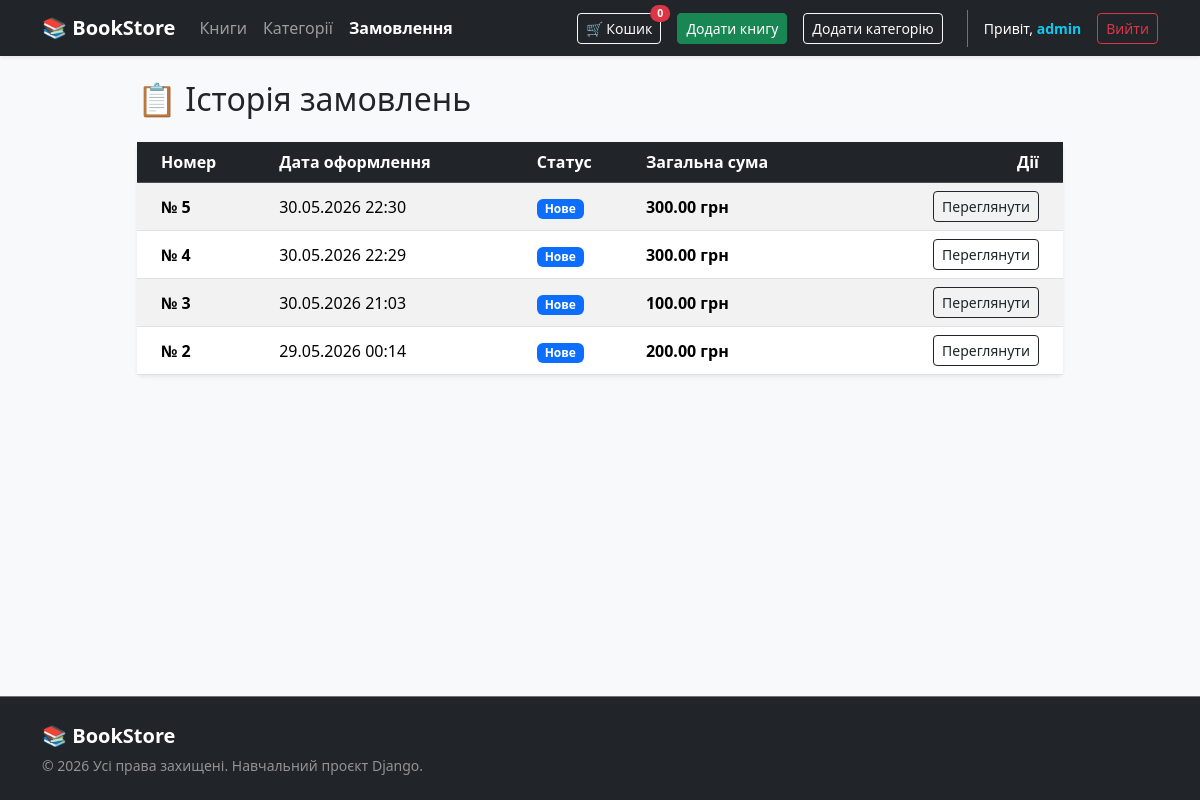
Page /orders/all/ (signed in) on the committed database.
### user/models.py (models this page shows)
class CustomUser(AbstractUser):
    ROLE_CHOICES = [
        ('CUSTOMER', 'Покупець'),
        ('ADMIN', 'Адмін')
    ]
    phone = models.CharField(max_length=15, unique=True, blank=True, null=True)
    role = models.CharField(choices=ROLE_CHOICES,default='CUSTOMER')

### order/models.py (models this page shows, shortened)
class Order(models.Model):
    STATUS_CHOICES = [
        ('new', 'Нове'),
        ('paid', 'Оплачено'),
        ('sent', 'Відправлено'),
        ('cancelled', 'Скасовано'),
    ]
    user = models.ForeignKey(CustomUser,on_delete=models.CASCADE, related_name='orders')
    created_at = models.DateTimeField(auto_now_add=True)
    total_price = models.DecimalField(max_digits=10,decimal_places=2,default=0.00, blank=True)
    status = models.CharField(max_length=20,choices=STATUS_CHOICES,default='new')
    class Meta:
        ordering = ['-created_at']
        verbose_name = "Замовлення"
        verbose_name_plural = "Замовлення"

### order/views.py (the view)
# urls.py: path('all/', OrdersListView.as_view(), name = 'orders_list'),
class OrdersListView(LoginRequiredMixin,ListView):
    model = Order
    paginate_by = 10
    template_name = 'order/orders.html'
    context_object_name = 'orders'
    def get_queryset(self):
        return Order.objects.select_related('user').filter(user=self.request.user).order_by('-id')

### order/templates/order/orders.html (shortened to what this page needs)
{% extends 'base.html' %}
{% block content %}
<div class="row justify-content-center">
    <div class="col-md-10">
        <h2 class="mb-4">📋 Історія замовлень</h2>
        <div class="card shadow-sm border-0">
            <div class="card-body p-0">
                <table class="table table-hover table-striped mb-0 align-middle">
                    <thead class="table-dark">
                        <tr>
                            <th scope="col" class="ps-4">Номер</th>
                            <th scope="col">Дата оформлення</th>
                            <th scope="col">Статус</th>
                            <th scope="col">Загальна сума</th>
                            <th scope="col" class="text-end pe-4">Дії</th>
                        </tr>
                    </thead>
                    <tbody>
                        {% for order in orders %}
                            <tr>
                                <th scope="row" class="ps-4">№ {{ order.id }}</th>
                                <td>{{ order.created_at|date:"d.m.Y H:i" }}</td>
                                <td>
                                    {% if order.status == 'new' %}
                                        <span class="badge bg-primary">Нове</span>
                                    {% elif order.status == 'paid' %}
                                        <span class="badge bg-success">Оплачено</span>
                                    {% elif order.status == 'sent' %}
                                        <span class="badge bg-info text-dark">Відправлено</span>
                                    {% else %}
                                        <span class="badge bg-secondary">Скасовано</span>
                                    {% endif %}
                                </td>
                                <td class="fw-bold">{{ order.total_price }} грн</td>
                                <td class="text-end pe-4">
                                    <a href="{% url 'order_detail' order.id %}" class="btn btn-sm btn-outline-dark">Переглянути</a>
                                </td>
                            </tr>
                        {% empty %}
                            <tr>
                                <td colspan="5" class="text-center py-4 text-muted">Ви ще не робили замовлень.</td>
                            </tr>
                        {% endfor %}
                    </tbody>
                </table>
            </div>
        </div>
    </div>
</div>
{% endblock %}

### templates/base.html (shortened to what this page needs)
<!DOCTYPE html>
<html lang="uk">
<head>
    <link href="https://cdn.jsdelivr.net/npm/bootstrap@5.3.3/dist/css/bootstrap.min.css" rel="stylesheet">
</head>
<body class="bg-light">
    <div class="content-wrapper">
        <nav class="navbar navbar-expand-lg navbar-dark bg-dark mb-4 shadow-sm">
            <div class="container">
                <a class="navbar-brand fw-bold" href="{% url 'books_list' %}">📚 BookStore</a>
                <div class="collapse navbar-collapse" id="navbarNav">
                    <ul class="navbar-nav me-auto">
                        <li class="nav-item">
                            <a class="nav-link {% if request.resolver_match.url_name == 'books_list' %}active fw-bold{% endif %}"
                               href="{% url 'books_list' %}">Книги</a>
                        </li>
                        <li class="nav-item">
                            <a class="nav-link {% if request.resolver_match.url_name == 'categories_list' %}active fw-bold{% endif %}"
                               href="{% url 'categories_list' %}">Категорії</a>
                        </li>
                        <li class="nav-item">
                            <a class="nav-link {% if request.resolver_match.url_name == 'orders_list' %}active fw-bold{% endif %}"
                               href="{% url 'orders_list' %}">Замовлення</a>
                        </li>
                    </ul>
                    <div class="d-flex align-items-center gap-3">
                        <a href="{% url 'cart_detail' %}" class="btn btn-outline-light btn-sm position-relative">
                            🛒 Кошик
                            <span id="header-cart-count" class="position-absolute top-0 start-100 translate-middle badge rounded-pill bg-danger">
                                {{ request.session.cart|length|default:0 }}
                            </span>
                        </a>
                        {% if perms.books.add_book %}
                        <a href="{% url 'book_create' %}" class="btn btn-success btn-sm">Додати книгу</a>
                        {%endif%}
                        {% if perms.categories.add_category %}
                        <a href="{% url 'category_add' %}" class="btn btn-outline-light btn-sm">Додати категорію</a>
                        {%endif%}
                        <div class="d-flex align-items-center border-start ps-3 border-secondary ms-2">
                            {% if request.user.is_authenticated %}
                                <span class="navbar-text text-white small me-3">
                                    Привіт, <strong class="text-info">{{ request.user.username }}</strong>
                                </span>
                                <form action="{% url 'logout' %}" method="post" class="m-0 p-0">
                                    <button type="submit" class="btn btn-sm btn-outline-danger">Вийти</button>
                                </form>
                            {% else %}
                                <a href="{% url 'login' %}" class="btn btn-sm btn-outline-light me-2">Увійти</a>
                                <a href="{% url 'register' %}" class="btn btn-sm btn-primary">Реєстрація</a>
                            {% endif %}
                        </div>
                    </div>
                </div>
            </div>
        </nav>
        <div class="container mb-5">
            {% block content %}
            {% endblock %}
        </div>
    </div>
    <footer class="bg-dark text-white-50 py-4 mt-auto border-top border-secondary">
        <div class="container">
            <div class="row align-items-center">
                <div class="col-md-6 text-center text-md-start mb-3 mb-md-0">
                    <span class="text-white fw-bold fs-5">📚 BookStore</span>
                    <p class="mb-0 small mt-1">&copy; 2026 Усі права захищені. Навчальний проєкт Django.</p>
                </div>
            </div>
        </div>
    </footer>
</body>
</html>

### templates/base.html (style rules this page uses)
html, body { height: 100%; }
body { display: flex; flex-direction: column; }
.content-wrapper { flex: 1 0 auto; }
footer { flex-shrink: 0; }

### rows in the picture
CustomUser: user.username "admin"
Order: id "5", created_at "30.05.2026 22:30", status "Нове", total_price "300.00"
Order: id "4", created_at "30.05.2026 22:29", status "Нове", total_price "300.00"
Order: id "3", created_at "30.05.2026 21:03", status "Нове", total_price "100.00"
Order: id "2", created_at "29.05.2026 00:14", status "Нове", total_price "200.00"

### other values in the picture
{{ request.session.cart|length|default:0 }} "0"
